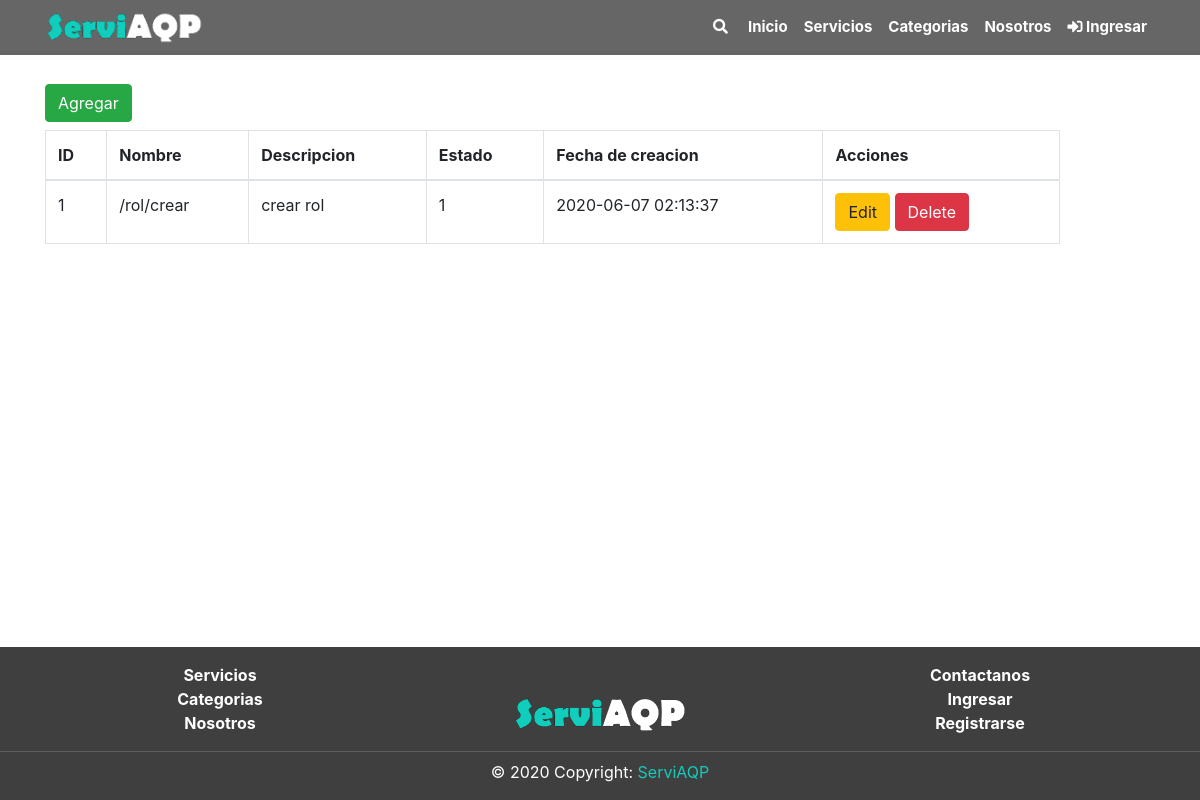
Screenshot of /recurso/index.php with the database file from the repository.
### tables this page shows
CREATE TABLE `recurso` (
  `RecId` int(11) NOT NULL,
  `RecNom` varchar(50) NOT NULL,
  `RecDes` text NOT NULL,
  `RecEstReg` int(11) NOT NULL DEFAULT 1,
  `RecFecCre` timestamp NOT NULL DEFAULT current_timestamp()
);

### recurso/index.php (the view, shortened to what this page needs)
<?php
    include("../includes/header.php");
?>
<div class="section">
    <div class="container pt-4">
	<div class="row">
		<div class="col-md-2">
		<?php
			include("crud_recurso/add.php");
		?>
		</div>
		<div class="col-md-11 pt-2">
			<table class='table table-bordered'>
				<thead>
					<th>ID</th>
					<th>Nombre</th>
					<th>Descripcion</th>
					<th>Estado</th>
					<th>Fecha de creacion</th>
					<th>Acciones</th>
				</thead>
				<tbody>
				<?php
				$query = "SELECT * FROM RECURSO";
				$resultProduct= mysqli_query($conn, $query);
				while($row= mysqli_fetch_array($resultProduct)){
				?>
					<tr>
						<td><?php echo $row['RecId']?></td>
						<td><?php echo $row['RecNom']?></td>
						<td><?php echo $row['RecDes']?></td>
						<td><?php echo $row['RecEstReg']?></td>
						<td><?php echo $row['RecFecCre']?></td>
						<td>
							<a href="crud_recurso/edit.php?id=<?php echo $row['RecId']?>" class="btn btn-warning">
								Edit
							</a>
							<a href="crud_recurso/delete.php?id=<?php echo $row['RecId']?>" class="btn btn-danger">
								Delete
							</a>
						</td>
					</tr>
				<?php } ?>
				</tbody>
			</table>
		</div>
	</div>
</div>
</div>
<?php
    include("../includes/footer.php");
?>

### frontend/css/style.css (style rules this page uses)
:root { --color-principal: #11cdbb; --fondo-principal: white; --color-principal-hover: rgb(24, 170, 155); --color-footer: rgb(63, 63, 63); }
* { margin: 0; padding: 0; -webkit-box-sizing: border-box; -moz-box-sizing: border-box; box-sizing: border-box; }
html { position: relative; min-height: 100%; background-color: var(--fondo-principal); }
body { margin-bottom: 190px; background-color: var(--fondo-principal); }
div.section { background-color: var(--fondo-principal); margin-top: 60px; }
a { color: var(--color-principal); }

### rows the page displays
recurso: RecId "1", RecNom "/rol/crear", RecDes "crear rol", RecEstReg "1", RecFecCre "2020-06-07 02:13:37"
